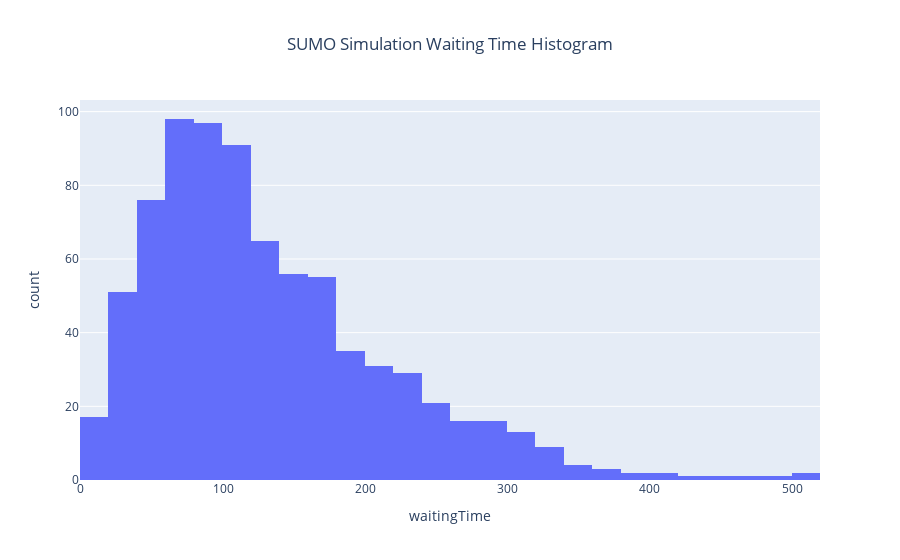

The cell this chart's notebook holds for it:
### Code cell
## Histogram of waiting times:
fig = px.histogram(trip_df, x = "waitingTime",
                  title = "SUMO Simulation Waiting Time Histogram")
fig.update_layout(title_x = 0.5)
fig.show()

### Figure 1 — Plotly figure (JSON) as saved in the notebook; plotly's stock layout.template omitted (floating-point values rounded to 4 significant figures; data arrays with more than 128 entries replaced by an {"elided": "..."} marker saying what was removed)
{"data": [{"alignmentgroup": "True", "bingroup": "x", "hovertemplate": "waitingTime=%{x}<br>count=%{y}<extra></extra>", "legendgroup": "", "marker": {"color": "#636efa", "pattern": {"shape": ""}}, "name": "", "offsetgroup": "", "orientation": "v", "showlegend": false, "type": "histogram", "x": {"elided": "793 int values"}, "xaxis": "x", "yaxis": "y"}], "layout": {"barmode": "relative", "legend": {"tracegroupgap": 0}, "title": {"text": "SUMO Simulation Waiting Time Histogram", "x": 0.5}, "xaxis": {"anchor": "y", "domain": [0, 1], "title": {"text": "waitingTime"}}, "yaxis": {"anchor": "x", "domain": [0, 1], "title": {"text": "count"}}}}
